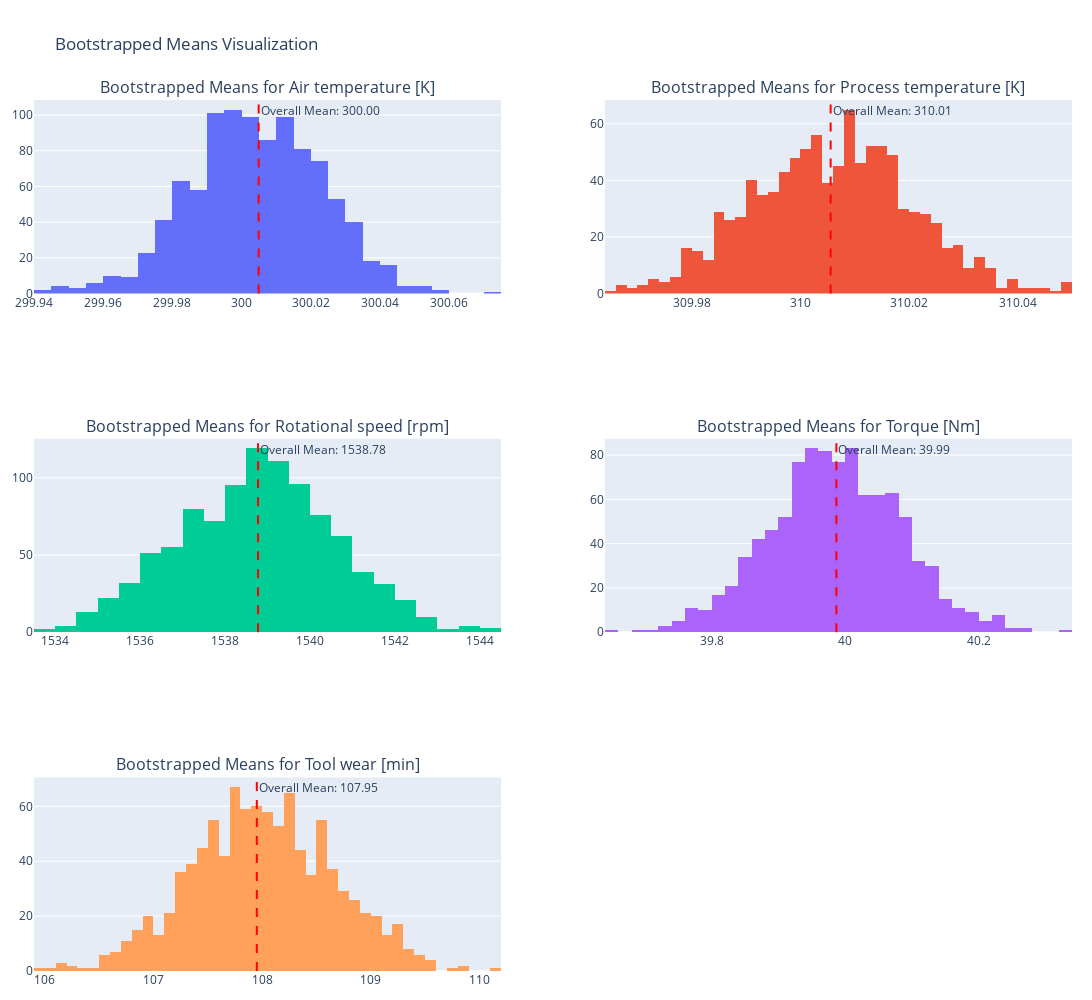

Notebook source saved alongside this figure:
### Code cell
fig = make_subplots(rows=len(columns_to_bootstrap)//2 + len(columns_to_bootstrap)%2, cols=2, subplot_titles=[f'Bootstrapped Means for {column}' for column in columns_to_bootstrap])

for i, column in enumerate(columns_to_bootstrap):
    overall_mean = pred_df_cleaned[column].mean()  # Calculate the overall mean for the column
    # Determine the row and column position for the current subplot
    row = i // 2 + 1
    col = i % 2 + 1
    # Create histogram for the current column
    histogram = go.Histogram(x=bootstrap_results[column], name=column)
    fig.add_trace(histogram, row=row, col=col)
    # Add a vertical line for the overall mean
    fig.add_vline(x=overall_mean, line_color="red", line_dash="dash", annotation_text=f"Overall Mean: {overall_mean:.2f}", 
                  annotation_position="top right", row=row, col=col)

fig.update_layout(height=1000, width=1200, title_text="Bootstrapped Means Visualization", showlegend=False, margin=dict(l=20, r=20, t=100, b=20))

fig.show()

fig.write_image('../img/bootstrapped_means1.png')

### Figure 1 — Plotly figure (JSON) as saved in the notebook; plotly's stock layout.template omitted (floating-point values rounded to 4 significant figures; data arrays with more than 128 entries replaced by an {"elided": "..."} marker saying what was removed)
{"data": [{"name": "Air temperature [K]", "type": "histogram", "x": {"elided": "1000 float values"}, "xaxis": "x", "yaxis": "y"}, {"name": "Process temperature [K]", "type": "histogram", "x": {"elided": "1000 float values"}, "xaxis": "x2", "yaxis": "y2"}, {"name": "Rotational speed [rpm]", "type": "histogram", "x": {"elided": "1000 float values"}, "xaxis": "x3", "yaxis": "y3"}, {"name": "Torque [Nm]", "type": "histogram", "x": {"elided": "1000 float values"}, "xaxis": "x4", "yaxis": "y4"}, {"name": "Tool wear [min]", "type": "histogram", "x": {"elided": "1000 float values"}, "xaxis": "x5", "yaxis": "y5"}], "layout": {"annotations": [{"font": {"size": 16}, "showarrow": false, "text": "Bootstrapped Means for Air temperature [K]", "x": 0.225, "xanchor": "center", "xref": "paper", "y": 1, "yanchor": "bottom", "yref": "paper"}, {"font": {"size": 16}, "showarrow": false, "text": "Bootstrapped Means for Process temperature [K]", "x": 0.775, "xanchor": "center", "xref": "paper", "y": 1, "yanchor": "bottom", "yref": "paper"}, {"font": {"size": 16}, "showarrow": false, "text": "Bootstrapped Means for Rotational speed [rpm]", "x": 0.225, "xanchor": "center", "xref": "paper", "y": 0.6111, "yanchor": "bottom", "yref": "paper"}, {"font": {"size": 16}, "showarrow": false, "text": "Bootstrapped Means for Torque [Nm]", "x": 0.775, "xanchor": "center", "xref": "paper", "y": 0.6111, "yanchor": "bottom", "yref": "paper"}, {"font": {"size": 16}, "showarrow": false, "text": "Bootstrapped Means for Tool wear [min]", "x": 0.225, "xanchor": "center", "xref": "paper", "y": 0.2222, "yanchor": "bottom", "yref": "paper"}, {"showarrow": false, "text": "Overall Mean: 300.00", "x": 300.0, "xanchor": "left", "xref": "x", "y": 1, "yanchor": "top", "yref": "y domain"}, {"showarrow": false, "text": "Overall Mean: 310.01", "x": 310.0, "xanchor": "left", "xref": "x2", "y": 1, "yanchor": "top", "yref": "y2 domain"}, {"showarrow": false, "text": "Overall Mean: 1538.78", "x": 1539.0, "xanchor": "left", "xref": "x3", "y": 1, "yanchor": "top", "yref": "y3 domain"}, {"showarrow": false, "text": "Overall Mean: 39.99", "x": 39.99, "xanchor": "left", "xref": "x4", "y": 1, "yanchor": "top", "yref": "y4 domain"}, {"showarrow": false, "text": "Overall Mean: 107.95", "x": 108.0, "xanchor": "left", "xref": "x5", "y": 1, "yanchor": "top", "yref": "y5 domain"}], "height": 1000, "margin": {"b": 20, "l": 20, "r": 20, "t": 100}, "shapes": [{"line": {"color": "red", "dash": "dash"}, "type": "line", "x0": 300.0, "x1": 300.0, "xref": "x", "y0": 0, "y1": 1, "yref": "y domain"}, {"line": {"color": "red", "dash": "dash"}, "type": "line", "x0": 310.0, "x1": 310.0, "xref": "x2", "y0": 0, "y1": 1, "yref": "y2 domain"}, {"line": {"color": "red", "dash": "dash"}, "type": "line", "x0": 1539.0, "x1": 1539.0, "xref": "x3", "y0": 0, "y1": 1, "yref": "y3 domain"}, {"line": {"color": "red", "dash": "dash"}, "type": "line", "x0": 39.99, "x1": 39.99, "xref": "x4", "y0": 0, "y1": 1, "yref": "y4 domain"}, {"line": {"color": "red", "dash": "dash"}, "type": "line", "x0": 108.0, "x1": 108.0, "xref": "x5", "y0": 0, "y1": 1, "yref": "y5 domain"}], "showlegend": false, "title": {"text": "Bootstrapped Means Visualization"}, "width": 1200, "xaxis": {"anchor": "y", "domain": [0, 0.45]}, "xaxis2": {"anchor": "y2", "domain": [0.55, 1]}, "xaxis3": {"anchor": "y3", "domain": [0, 0.45]}, "xaxis4": {"anchor": "y4", "domain": [0.55, 1]}, "xaxis5": {"anchor": "y5", "domain": [0, 0.45]}, "xaxis6": {"anchor": "y6", "domain": [0.55, 1]}, "yaxis": {"anchor": "x", "domain": [0.7778, 1]}, "yaxis2": {"anchor": "x2", "domain": [0.7778, 1]}, "yaxis3": {"anchor": "x3", "domain": [0.3889, 0.6111]}, "yaxis4": {"anchor": "x4", "domain": [0.3889, 0.6111]}, "yaxis5": {"anchor": "x5", "domain": [0, 0.2222]}, "yaxis6": {"anchor": "x6", "domain": [0, 0.2222]}}}
